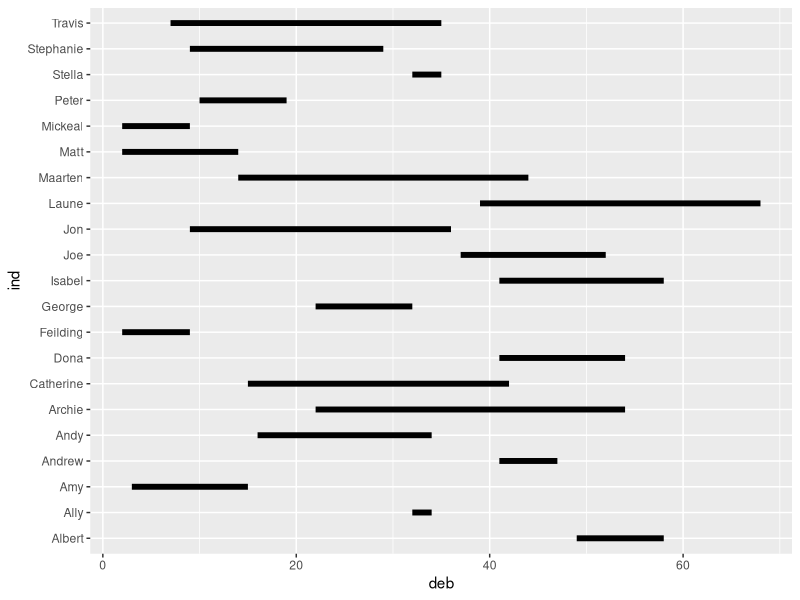
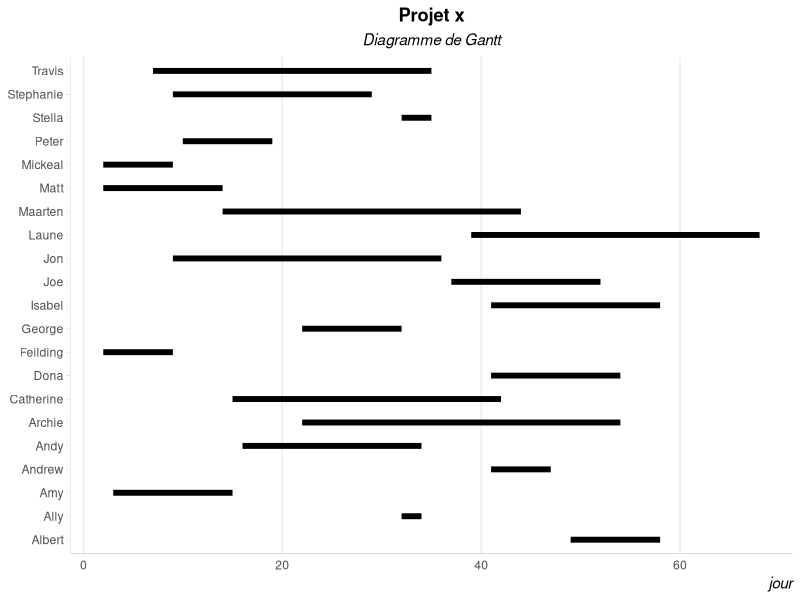
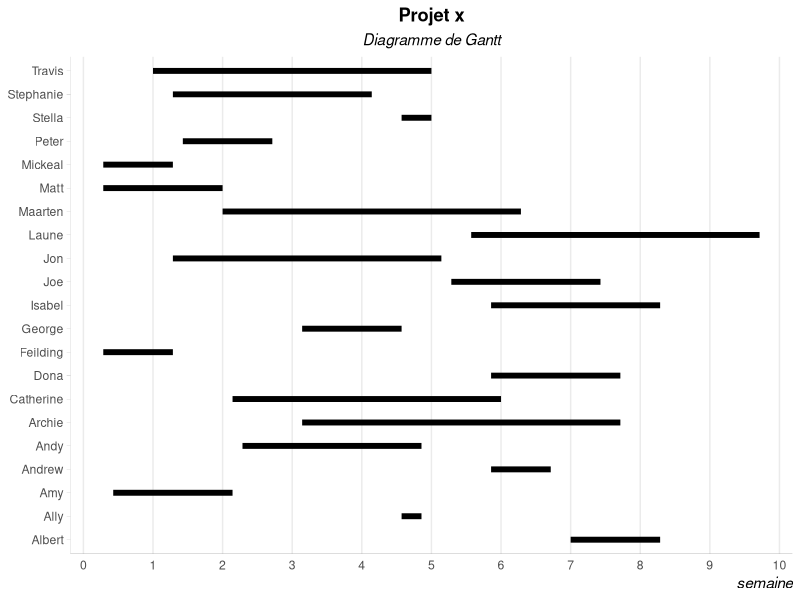
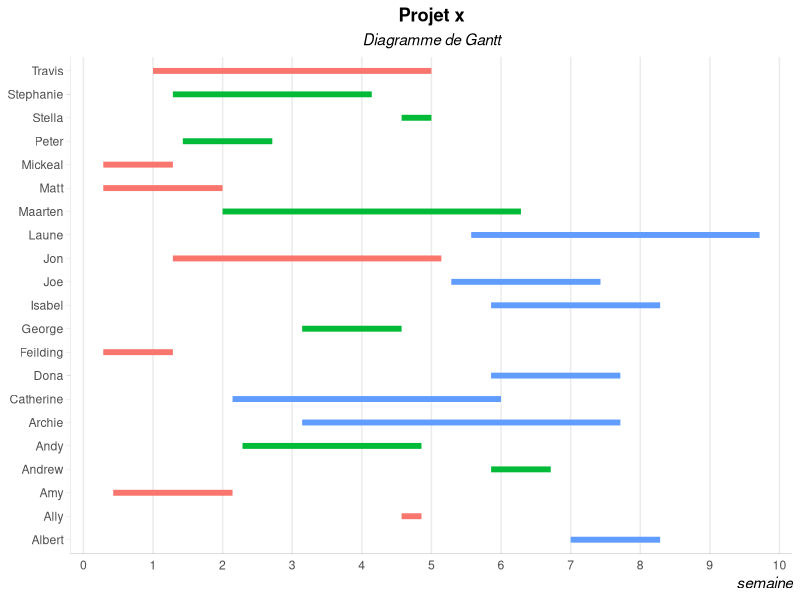
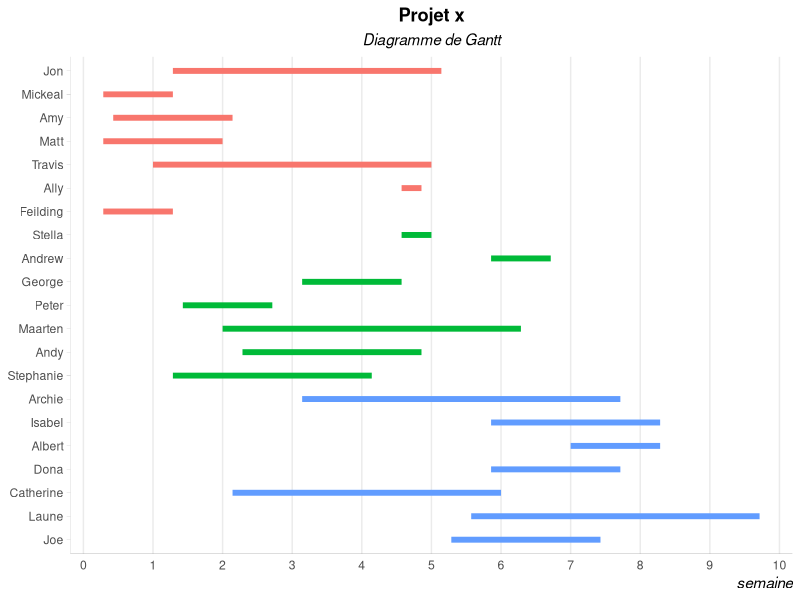
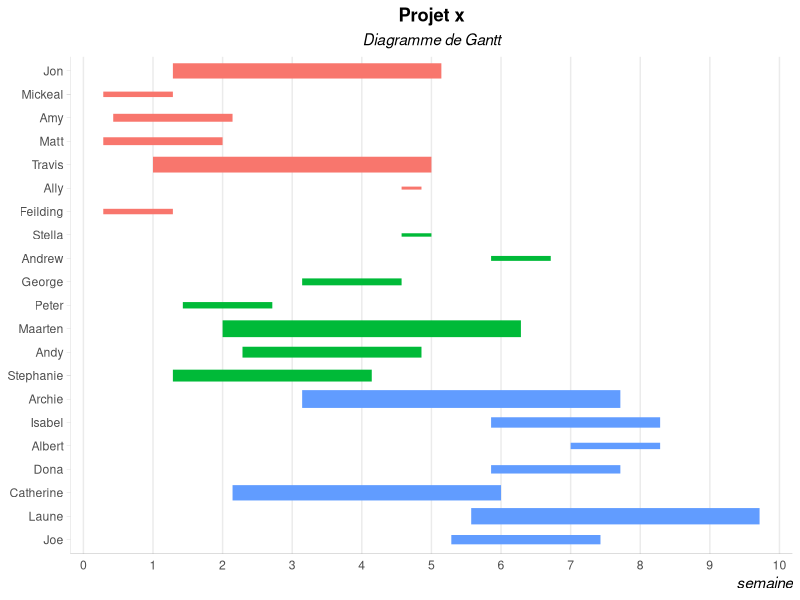
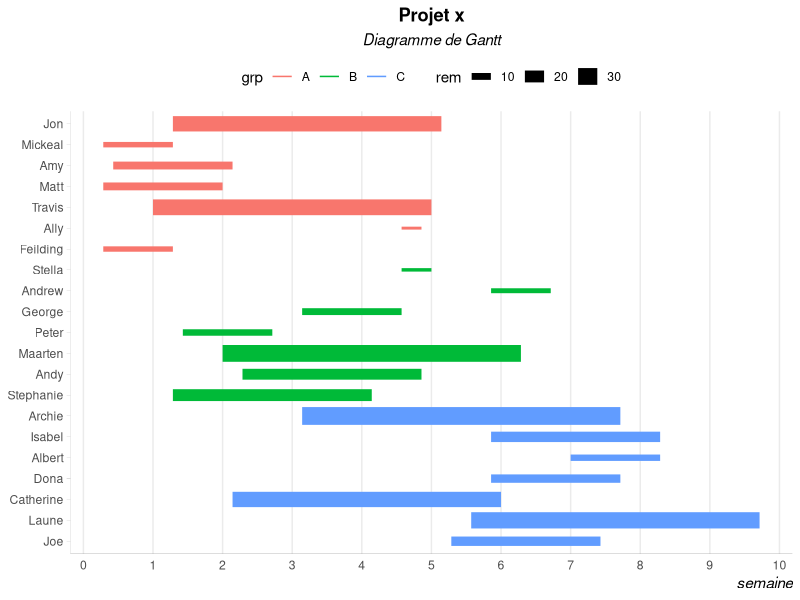
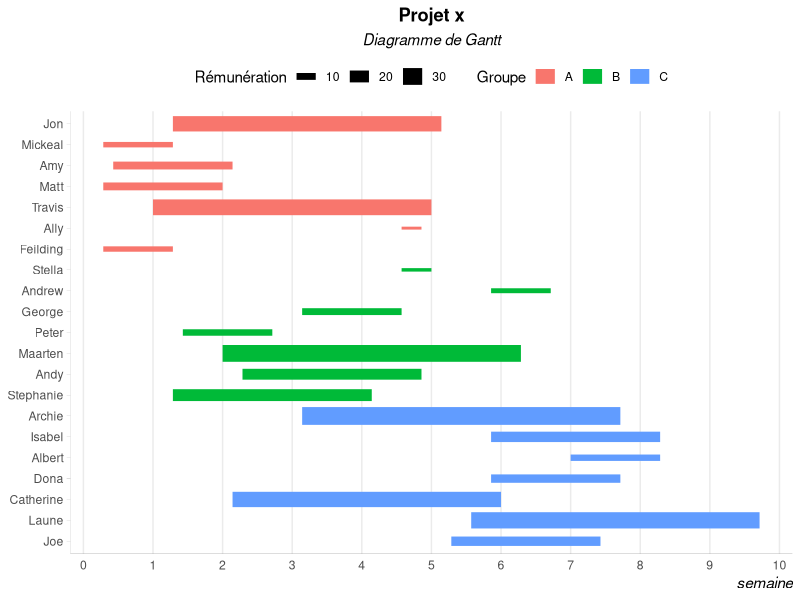

Recreate these plots in R, in order.
## ---- chunk 1
library(tidyverse)
## ---- chunk 2
dat<-data.frame(
  ind=c("Jon","Mickeal","Amy","Matt","Travis","Ally","Feilding",
        "Stella","Andrew","George","Peter","Maarten","Andy","Stephanie",
        "Archie","Isabel","Albert","Dona","Catherine","Laune","Joe"),
  grp=c("A","A","A","A","A","A","A",
        "B","B","B","B","B","B","B",
        "C","C","C","C","C","C","C"),
  deb=c(9,2,3,2,7,32,2,
        32,41,22,10,14,16,9,
        22,41,49,41,15,39,37),
  fin=c(36,9,15,14,35,34,9,
        35,47,32,19,44,34,29,
        54,58,58,54,42,68,52),
  rem=c(27,7,12,12,28,2,7,3,
        6,10,9,30,18,20,32,
        17,9,13,27,29,15))
## ---- chunk 3
head(dat)
## ---- chunk 4
ggplot(data=dat)+
  geom_segment(aes(x=deb,y=ind,xend=fin,yend=ind),linewidth=2)
## ---- chunk 5
ggplot(data=dat)+
  geom_segment(aes(x=deb,y=ind,xend=fin,yend=ind),linewidth=2)+
  labs(title = 'Projet x',
       subtitle = 'Diagramme de Gantt',
       x='jour')+
  theme_minimal()+
  theme(
    plot.title = element_text(hjust=0.5,face='bold'),
    plot.subtitle = element_text(hjust=0.5,face='italic'),
    axis.title.x = element_text(hjust=1,face='italic'),
    axis.title.y = element_blank(),
    axis.ticks.y= element_line(linewidth = 0.025),
    axis.line = element_line(linewidth = 0.025),
    panel.grid.minor=element_blank(),
    panel.grid.major.y = element_blank()
  )
## ---- chunk 6
ggplot(data=dat)+
  geom_segment(aes(x=deb,y=ind,xend=fin,yend=ind),linewidth=2)+
  labs(title = 'Projet x',
       subtitle = 'Diagramme de Gantt',
       x='semaine')+
  scale_x_continuous(breaks=seq(0,70,7),labels=0:10)+
  theme_minimal()+
  theme(
    plot.title = element_text(hjust=0.5,face='bold'),
    plot.subtitle = element_text(hjust=0.5,face='italic'),
    axis.title.x = element_text(hjust=1,face='italic'),
    axis.title.y = element_blank(),
    axis.ticks.y= element_line(linewidth = 0.025),
    axis.line = element_line(linewidth = 0.025),
    panel.grid.minor=element_blank(),
    panel.grid.major.y = element_blank()
  )
## ---- chunk 7
ggplot(data=dat)+
  geom_segment(aes(x=deb,y=ind,xend=fin,yend=ind,color=grp),
               linewidth=2)+
  labs(title = 'Projet x',
       subtitle = 'Diagramme de Gantt',
       x='semaine')+
  scale_x_continuous(breaks=seq(0,70,7),labels=0:10)+
  theme_minimal()+
  theme(
    plot.title = element_text(hjust=0.5,face='bold'),
    plot.subtitle = element_text(hjust=0.5,face='italic'),
    axis.title.x = element_text(hjust=1,face='italic'),
    axis.title.y = element_blank(),
    axis.ticks.y= element_line(linewidth = 0.025),
    axis.line = element_line(linewidth = 0.025),
    panel.grid.minor=element_blank(),
    panel.grid.major.y = element_blank(),
    legend.position='none'
  )
## ---- chunk 8
dat_o<-dat %>% 
  arrange(grp) %>% 
  mutate(nin=-row_number())%>% 
  arrange(nin) %>% 
  mutate(nind=factor(ind,levels=ind,labels=ind))

ggplot(data=dat_o)+
  geom_segment(aes(x=deb,y=nind,xend=fin,yend=nind,color=grp),
               linewidth=2)+
  labs(title = 'Projet x',
       subtitle = 'Diagramme de Gantt',
       x='semaine')+
  scale_x_continuous(breaks=seq(0,70,7),labels=0:10)+
  theme_minimal()+
  theme(
    plot.title = element_text(hjust=0.5,face='bold'),
    plot.subtitle = element_text(hjust=0.5,face='italic'),
    axis.title.x = element_text(hjust=1,face='italic'),
    axis.title.y = element_blank(),
    axis.ticks.y= element_line(linewidth = 0.025),
    axis.line = element_line(linewidth = 0.025),
    panel.grid.minor=element_blank(),
    panel.grid.major.y = element_blank(),
    legend.position='none'
  )
## ---- chunk 9
ggplot(data=dat_o)+
  geom_segment(aes(x=deb,y=nind,xend=fin,yend=nind,color=grp,linewidth=rem))+
  labs(title = 'Projet x',
       subtitle = 'Diagramme de Gantt',
       x='semaine')+
  scale_x_continuous(breaks=seq(0,70,7),labels=0:10)+
  theme_minimal()+
  theme(
    plot.title = element_text(hjust=0.5,face='bold'),
    plot.subtitle = element_text(hjust=0.5,face='italic'),
    axis.title.x = element_text(hjust=1,face='italic'),
    axis.title.y = element_blank(),
    axis.ticks.y= element_line(linewidth = 0.025),
    axis.line = element_line(linewidth = 0.025),
    panel.grid.minor=element_blank(),
    panel.grid.major.y = element_blank(),
    legend.position='none'
  )
## ---- chunk 10
ggplot(data=dat_o)+
  geom_segment(aes(x=deb,y=nind,xend=fin,yend=nind,color=grp,linewidth=rem))+
  labs(title = 'Projet x',
       subtitle = 'Diagramme de Gantt',
       x='semaine')+
  scale_x_continuous(breaks=seq(0,70,7),labels=0:10)+
  theme_minimal()+
  theme(
    plot.title = element_text(hjust=0.5,face='bold'),
    plot.subtitle = element_text(hjust=0.5,face='italic'),
    axis.title.x = element_text(hjust=1,face='italic'),
    axis.title.y = element_blank(),
    axis.ticks.y= element_line(linewidth = 0.025),
    axis.line = element_line(linewidth = 0.025),
    panel.grid.minor=element_blank(),
    panel.grid.major.y = element_blank(),
    legend.position='top'
  )
## ---- chunk 11
ggplot(data=dat_o)+
  geom_segment(aes(x=deb,y=nind,xend=fin,yend=nind,color=grp,linewidth=rem))+
  labs(title = 'Projet x',
       subtitle = 'Diagramme de Gantt',
       x='semaine')+
  scale_x_continuous(breaks=seq(0,70,7),labels=0:10)+
  guides(color = guide_legend(title = "Groupe",override.aes = list(linewidth = 5)),
         linewidth=guide_legend(title= "Rémunération"))+
  theme_minimal()+
  theme(
    plot.title = element_text(hjust=0.5,face='bold'),
    plot.subtitle = element_text(hjust=0.5,face='italic'),
    axis.title.x = element_text(hjust=1,face='italic'),
    axis.title.y = element_blank(),
    axis.ticks.y= element_line(linewidth = 0.025),
    axis.line = element_line(linewidth = 0.025),
    panel.grid.minor=element_blank(),
    panel.grid.major.y = element_blank(),
    legend.position='top'
  )
